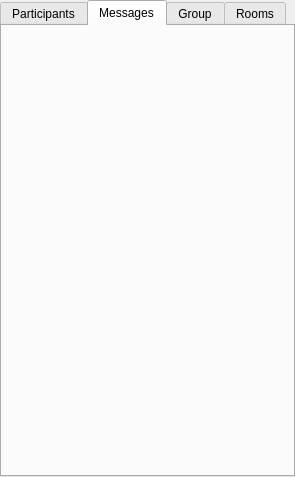
<?xml version="1.0" encoding="UTF-8"?>
<ui version="4.0">
 <class>ChatDialog</class>
 <widget class="QDialog" name="ChatDialog">
  <property name="geometry">
   <rect>
    <x>0</x>
    <y>0</y>
    <width>295</width>
    <height>477</height>
   </rect>
  </property>
  <property name="windowTitle">
   <string>Participants</string>
  </property>
  <layout class="QVBoxLayout" name="verticalLayout">
   <property name="spacing">
    <number>0</number>
   </property>
   <property name="leftMargin">
    <number>0</number>
   </property>
   <property name="topMargin">
    <number>0</number>
   </property>
   <property name="rightMargin">
    <number>0</number>
   </property>
   <property name="bottomMargin">
    <number>0</number>
   </property>
   <item>
    <widget class="QTabWidget" name="tabWidget">
     <property name="currentIndex">
      <number>1</number>
     </property>
     <widget class="QWidget" name="tab">
      <attribute name="title">
       <string>Participants</string>
      </attribute>
      <layout class="QVBoxLayout" name="verticalLayout_3">
       <property name="spacing">
        <number>0</number>
       </property>
       <property name="leftMargin">
        <number>0</number>
       </property>
       <property name="topMargin">
        <number>0</number>
       </property>
       <property name="rightMargin">
        <number>0</number>
       </property>
       <property name="bottomMargin">
        <number>0</number>
       </property>
       <item>
        <layout class="QVBoxLayout" name="verticalLayout_2">
         <property name="spacing">
          <number>5</number>
         </property>
         <property name="leftMargin">
          <number>2</number>
         </property>
         <property name="topMargin">
          <number>2</number>
         </property>
         <property name="rightMargin">
          <number>2</number>
         </property>
         <property name="bottomMargin">
          <number>2</number>
         </property>
         <item>
          <widget class="QLineEdit" name="participantSearch">
           <property name="cursorPosition">
            <number>0</number>
           </property>
           <property name="placeholderText">
            <string> 🔍 Search Participants...</string>
           </property>
          </widget>
         </item>
         <item>
          <widget class="QListView" name="participantList">
           <property name="editTriggers">
            <set>QAbstractItemView::NoEditTriggers</set>
           </property>
           <property name="iconSize">
            <size>
             <width>12</width>
             <height>12</height>
            </size>
           </property>
           <property name="spacing">
            <number>2</number>
           </property>
          </widget>
         </item>
        </layout>
       </item>
      </layout>
     </widget>
     <widget class="QWidget" name="tab_4">
      <attribute name="title">
       <string>Messages</string>
      </attribute>
     </widget>
     <widget class="QWidget" name="tab_2">
      <attribute name="title">
       <string>Group</string>
      </attribute>
     </widget>
     <widget class="QWidget" name="tab_3">
      <attribute name="title">
       <string>Rooms</string>
      </attribute>
      <layout class="QVBoxLayout" name="verticalLayout_4">
       <property name="leftMargin">
        <number>2</number>
       </property>
       <property name="topMargin">
        <number>2</number>
       </property>
       <property name="rightMargin">
        <number>2</number>
       </property>
       <property name="bottomMargin">
        <number>2</number>
       </property>
       <item>
        <widget class="QLineEdit" name="roomsSearch">
         <property name="placeholderText">
          <string> 🔍 Search Rooms...</string>
         </property>
        </widget>
       </item>
       <item>
        <widget class="QListView" name="roomsList">
         <property name="editTriggers">
          <set>QAbstractItemView::NoEditTriggers</set>
         </property>
         <property name="iconSize">
          <size>
           <width>12</width>
           <height>12</height>
          </size>
         </property>
         <property name="spacing">
          <number>2</number>
         </property>
        </widget>
       </item>
      </layout>
     </widget>
    </widget>
   </item>
  </layout>
 </widget>
 <resources/>
 <connections/>
</ui>
